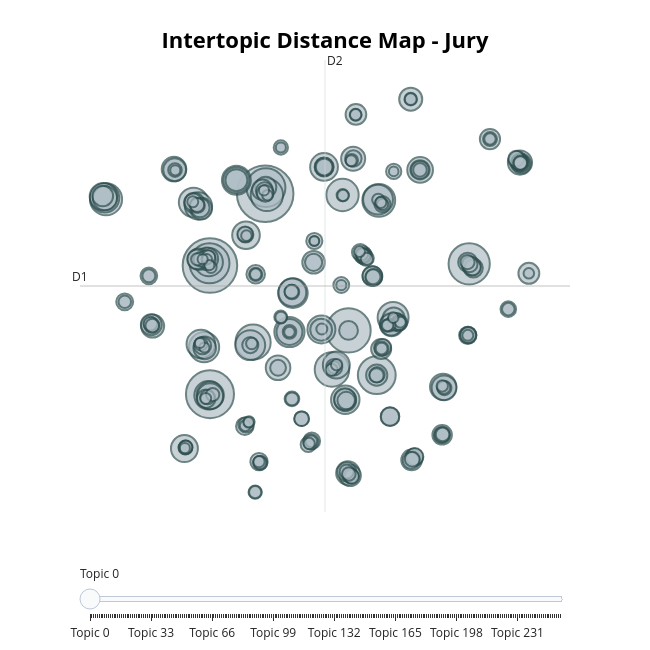

Notebook cell for this chart:
### Code cell
#For Juries
get_top_topics(model_jury,3)
visualize_topics(model_jury, None, None,False,"<b>Intertopic Distance Map - Jury</b>",650,650)

### Figure 1 — Plotly figure (JSON) as saved in the notebook; plotly's stock layout.template omitted (floating-point values rounded to 4 significant figures; data arrays with more than 128 entries replaced by an {"elided": "..."} marker saying what was removed)
{"data": [{"customdata": {"elided": "255x3 mixed values"}, "hovertemplate": "<b>Topic %{customdata[0]}</b><br>%{customdata[1]}<br>Size: %{customdata[2]}", "legendgroup": "", "marker": {"color": "#B0BEC5", "line": {"color": "DarkSlateGrey", "width": 2}, "size": {"elided": "255 int values"}, "sizemode": "area", "sizeref": 0.215, "symbol": "circle"}, "mode": "markers", "name": "", "orientation": "v", "showlegend": false, "type": "scatter", "x": {"elided": "255 float values"}, "xaxis": "x", "y": {"elided": "255 float values"}, "yaxis": "y"}], "layout": {"annotations": [{"showarrow": false, "text": "D1", "x": -13.05, "y": 5.442, "yshift": 10}, {"showarrow": false, "text": "D2", "x": 5.271, "xshift": 10, "y": 22.02}], "height": 650, "hoverlabel": {"bgcolor": "white", "font": {"family": "Rockwell", "size": 16}}, "legend": {"itemsizing": "constant", "tracegroupgap": 0}, "margin": {"t": 60}, "shapes": [{"line": {"color": "#CFD8DC", "width": 2}, "type": "line", "x0": 5.271, "x1": 5.271, "y0": -11.13, "y1": 22.02}, {"line": {"color": "#9E9E9E", "width": 2}, "type": "line", "x0": -13.05, "x1": 23.59, "y0": 5.442, "y1": 5.442}], "sliders": [{"active": 0, "pad": {"t": 50}, "steps": [{"args": [{"marker.color": {"elided": "1x255 str values"}}], "label": "Topic 0", "method": "update"}, {"args": [{"marker.color": {"elided": "1x255 str values"}}], "label": "Topic 1", "method": "update"}, {"args": [{"marker.color": {"elided": "1x255 str values"}}], "label": "Topic 2", "method": "update"}, {"args": [{"marker.color": {"elided": "1x255 str values"}}], "label": "Topic 3", "method": "update"}, {"args": [{"marker.color": {"elided": "1x255 str values"}}], "label": "Topic 4", "method": "update"}, {"args": [{"marker.color": {"elided": "1x255 str values"}}], "label": "Topic 5", "method": "update"}, {"args": [{"marker.color": {"elided": "1x255 str values"}}], "label": "Topic 6", "method": "update"}, {"args": [{"marker.color": {"elided": "1x255 str values"}}], "label": "Topic 7", "method": "update"}, {"args": [{"marker.color": {"elided": "1x255 str values"}}], "label": "Topic 8", "method": "update"}, {"args": [{"marker.color": {"elided": "1x255 str values"}}], "label": "Topic 9", "method": "update"}, {"args": [{"marker.color": {"elided": "1x255 str values"}}], "label": "Topic 10", "method": "update"}, {"args": [{"marker.color": {"elided": "1x255 str values"}}], "label": "Topic 11", "method": "update"}, {"args": [{"marker.color": {"elided": "1x255 str values"}}], "label": "Topic 12", "method": "update"}, {"args": [{"marker.color": {"elided": "1x255 str values"}}], "label": "Topic 13", "method": "update"}, {"args": [{"marker.color": {"elided": "1x255 str values"}}], "label": "Topic 14", "method": "update"}, {"args": [{"marker.color": {"elided": "1x255 str values"}}], "label": "Topic 15", "method": "update"}, {"args": [{"marker.color": {"elided": "1x255 str values"}}], "label": "Topic 16", "method": "update"}, {"args": [{"marker.color": {"elided": "1x255 str values"}}], "label": "Topic 17", "method": "update"}, {"args": [{"marker.color": {"elided": "1x255 str values"}}], "label": "Topic 18", "method": "update"}, {"args": [{"marker.color": {"elided": "1x255 str values"}}], "label": "Topic 19", "method": "update"}, {"args": [{"marker.color": {"elided": "1x255 str values"}}], "label": "Topic 20", "method": "update"}, {"args": [{"marker.color": {"elided": "1x255 str values"}}], "label": "Topic 21", "method": "update"}, {"args": [{"marker.color": {"elided": "1x255 str values"}}], "label": "Topic 22", "method": "update"}, {"args": [{"marker.color": {"elided": "1x255 str values"}}], "label": "Topic 23", "method": "update"}, {"args": [{"marker.color": {"elided": "1x255 str values"}}], "label": "Topic 24", "method": "update"}, {"args": [{"marker.color": {"elided": "1x255 str values"}}], "label": "Topic 25", "method": "update"}, {"args": [{"marker.color": {"elided": "1x255 str values"}}], "label": "Topic 26", "method": "update"}, {"args": [{"marker.color": {"elided": "1x255 str values"}}], "label": "Topic 27", "method": "update"}, {"args": [{"marker.color": {"elided": "1x255 str values"}}], "label": "Topic 28", "method": "update"}, {"args": [{"marker.color": {"elided": "1x255 str values"}}], "label": "Topic 29", "method": "update"}, {"args": [{"marker.color": {"elided": "1x255 str values"}}], "label": "Topic 30", "method": "update"}, {"args": [{"marker.color": {"elided": "1x255 str values"}}], "label": "Topic 31", "method": "update"}, {"args": [{"marker.color": {"elided": "1x255 str values"}}], "label": "Topic 32", "method": "update"}, {"args": [{"marker.color": {"elided": "1x255 str values"}}], "label": "Topic 33", "method": "update"}, {"args": [{"marker.color": {"elided": "1x255 str values"}}], "label": "Topic 34", "method": "update"}, {"args": [{"marker.color": {"elided": "1x255 str values"}}], "label": "Topic 35", "method": "update"}, {"args": [{"marker.color": {"elided": "1x255 str values"}}], "label": "Topic 36", "method": "update"}, {"args": [{"marker.color": {"elided": "1x255 str values"}}], "label": "Topic 37", "method": "update"}, {"args": [{"marker.color": {"elided": "1x255 str values"}}], "label": "Topic 38", "method": "update"}, {"args": [{"marker.color": {"elided": "1x255 str values"}}], "label": "Topic 39", "method": "update"}, {"args": [{"marker.color": {"elided": "1x255 str values"}}], "label": "Topic 40", "method": "update"}, {"args": [{"marker.color": {"elided": "1x255 str values"}}], "label": "Topic 41", "method": "update"}, {"args": [{"marker.color": {"elided": "1x255 str values"}}], "label": "Topic 42", "method": "update"}, {"args": [{"marker.color": {"elided": "1x255 str values"}}], "label": "Topic 43", "method": "update"}, {"args": [{"marker.color": {"elided": "1x255 str values"}}], "label": "Topic 44", "method": "update"}, {"args": [{"marker.color": {"elided": "1x255 str values"}}], "label": "Topic 45", "method": "update"}, {"args": [{"marker.color": {"elided": "1x255 str values"}}], "label": "Topic 46", "method": "update"}, {"args": [{"marker.color": {"elided": "1x255 str values"}}], "label": "Topic 47", "method": "update"}, {"args": [{"marker.color": {"elided": "1x255 str values"}}], "label": "Topic 48", "method": "update"}, {"args": [{"marker.color": {"elided": "1x255 str values"}}], "label": "Topic 49", "method": "update"}, {"args": [{"marker.color": {"elided": "1x255 str values"}}], "label": "Topic 50", "method": "update"}, {"args": [{"marker.color": {"elided": "1x255 str values"}}], "label": "Topic 51", "method": "update"}, {"args": [{"marker.color": {"elided": "1x255 str values"}}], "label": "Topic 52", "method": "update"}, {"args": [{"marker.color": {"elided": "1x255 str values"}}], "label": "Topic 53", "method": "update"}, {"args": [{"marker.color": {"elided": "1x255 str values"}}], "label": "Topic 54", "method": "update"}, {"args": [{"marker.color": {"elided": "1x255 str values"}}], "label": "Topic 55", "method": "update"}, {"args": [{"marker.color": {"elided": "1x255 str values"}}], "label": "Topic 56", "method": "update"}, {"args": [{"marker.color": {"elided": "1x255 str values"}}], "label": "Topic 57", "method": "update"}, {"args": [{"marker.color": {"elided": "1x255 str values"}}], "label": "Topic 58", "method": "update"}, {"args": [{"marker.color": {"elided": "1x255 str values"}}], "label": "Topic 59", "method": "update"}, {"args": [{"marker.color": {"elided": "1x255 str values"}}], "label": "Topic 60", "method": "update"}, {"args": [{"marker.color": {"elided": "1x255 str values"}}], "label": "Topic 61", "method": "update"}, {"args": [{"marker.color": {"elided": "1x255 str values"}}], "label": "Topic 62", "method": "update"}, {"args": [{"marker.color": {"elided": "1x255 str values"}}], "label": "Topic 63", "method": "update"}, {"args": [{"marker.color": {"elided": "1x255 str values"}}], "label": "Topic 64", "method": "update"}, {"args": [{"marker.color": {"elided": "1x255 str values"}}], "label": "Topic 65", "method": "update"}, {"args": [{"marker.color": {"elided": "1x255 str values"}}], "label": "Topic 66", "method": "update"}, {"args": [{"marker.color": {"elided": "1x255 str values"}}], "label": "Topic 67", "method": "update"}, {"args": [{"marker.color": {"elided": "1x255 str values"}}], "label": "Topic 68", "method": "update"}, {"args": [{"marker.color": {"elided": "1x255 str values"}}], "label": "Topic 69", "method": "update"}, {"args": [{"marker.color": {"elided": "1x255 str values"}}], "label": "Topic 70", "method": "update"}, {"args": [{"marker.color": {"elided": "1x255 str values"}}], "label": "Topic 71", "method": "update"}, {"args": [{"marker.color": {"elided": "1x255 str values"}}], "label": "Topic 72", "method": "update"}, {"args": [{"marker.color": {"elided": "1x255 str values"}}], "label": "Topic 73", "method": "update"}, {"args": [{"marker.color": {"elided": "1x255 str values"}}], "label": "Topic 74", "method": "update"}, {"args": [{"marker.color": {"elided": "1x255 str values"}}], "label": "Topic 75", "method": "update"}, {"args": [{"marker.color": {"elided": "1x255 str values"}}], "label": "Topic 76", "method": "update"}, {"args": [{"marker.color": {"elided": "1x255 str values"}}], "label": "Topic 77", "method": "update"}, {"args": [{"marker.color": {"elided": "1x255 str values"}}], "label": "Topic 78", "method": "update"}, {"args": [{"marker.color": {"elided": "1x255 str values"}}], "label": "Topic 79", "method": "update"}, {"args": [{"marker.color": {"elided": "1x255 str values"}}], "label": "Topic 80", "method": "update"}, {"args": [{"marker.color": {"elided": "1x255 str values"}}], "label": "Topic 81", "method": "update"}, {"args": [{"marker.color": {"elided": "1x255 str values"}}], "label": "Topic 82", "method": "update"}, {"args": [{"marker.color": {"elided": "1x255 str values"}}], "label": "Topic 83", "method": "update"}, {"args": [{"marker.color": {"elided": "1x255 str values"}}], "label": "Topic 84", "method": "update"}, {"args": [{"marker.color": {"elided": "1x255 str values"}}], "label": "Topic 85", "method": "update"}, {"args": [{"marker.color": {"elided": "1x255 str values"}}], "label": "Topic 86", "method": "update"}, {"args": [{"marker.color": {"elided": "1x255 str values"}}], "label": "Topic 87", "method": "update"}, {"args": [{"marker.color": {"elided": "1x255 str values"}}], "label": "Topic 88", "method": "update"}, {"args": [{"marker.color": {"elided": "1x255 str values"}}], "label": "Topic 89", "method": "update"}, {"args": [{"marker.color": {"elided": "1x255 str values"}}], "label": "Topic 90", "method": "update"}, {"args": [{"marker.color": {"elided": "1x255 str values"}}], "label": "Topic 91", "method": "update"}, {"args": [{"marker.color": {"elided": "1x255 str values"}}], "label": "Topic 92", "method": "update"}, {"args": [{"marker.color": {"elided": "1x255 str values"}}], "label": "Topic 93", "method": "update"}, {"args": [{"marker.color": {"elided": "1x255 str values"}}], "label": "Topic 94", "method": "update"}, {"args": [{"marker.color": {"elided": "1x255 str values"}}], "label": "Topic 95", "method": "update"}, {"args": [{"marker.color": {"elided": "1x255 str values"}}], "label": "Topic 96", "method": "update"}, {"args": [{"marker.color": {"elided": "1x255 str values"}}], "label": "Topic 97", "method": "update"}, {"args": [{"marker.color": {"elided": "1x255 str values"}}], "label": "Topic 98", "method": "update"}, {"args": [{"marker.color": {"elided": "1x255 str values"}}], "label": "Topic 99", "method": "update"}, {"args": [{"marker.color": {"elided": "1x255 str values"}}], "label": "Topic 100", "method": "update"}, {"args": [{"marker.color": {"elided": "1x255 str values"}}], "label": "Topic 101", "method": "update"}, {"args": [{"marker.color": {"elided": "1x255 str values"}}], "label": "Topic 102", "method": "update"}, {"args": [{"marker.color": {"elided": "1x255 str values"}}], "label": "Topic 103", "method": "update"}, {"args": [{"marker.color": {"elided": "1x255 str values"}}], "label": "Topic 104", "method": "update"}, {"args": [{"marker.color": {"elided": "1x255 str values"}}], "label": "Topic 105", "method": "update"}, {"args": [{"marker.color": {"elided": "1x255 str values"}}], "label": "Topic 106", "method": "update"}, {"args": [{"marker.color": {"elided": "1x255 str values"}}], "label": "Topic 107", "method": "update"}, {"args": [{"marker.color": {"elided": "1x255 str values"}}], "label": "Topic 108", "method": "update"}, {"args": [{"marker.color": {"elided": "1x255 str values"}}], "label": "Topic 109", "method": "update"}, {"args": [{"marker.color": {"elided": "1x255 str values"}}], "label": "Topic 110", "method": "update"}, {"args": [{"marker.color": {"elided": "1x255 str values"}}], "label": "Topic 111", "method": "update"}, {"args": [{"marker.color": {"elided": "1x255 str values"}}], "label": "Topic 112", "method": "update"}, {"args": [{"marker.color": {"elided": "1x255 str values"}}], "label": "Topic 113", "method": "update"}, {"args": [{"marker.color": {"elided": "1x255 str values"}}], "label": "Topic 114", "method": "update"}, {"args": [{"marker.color": {"elided": "1x255 str values"}}], "label": "Topic 115", "method": "update"}, {"args": [{"marker.color": {"elided": "1x255 str values"}}], "label": "Topic 116", "method": "update"}, {"args": [{"marker.color": {"elided": "1x255 str values"}}], "label": "Topic 117", "method": "update"}, {"args": [{"marker.color": {"elided": "1x255 str values"}}], "label": "Topic 118", "method": "update"}, {"args": [{"marker.color": {"elided": "1x255 str values"}}], "label": "Topic 119", "method": "update"}, {"args": [{"marker.color": {"elided": "1x255 str values"}}], "label": "Topic 120", "method": "update"}, {"args": [{"marker.color": {"elided": "1x255 str values"}}], "label": "Topic 121", "method": "update"}, {"args": [{"marker.color": {"elided": "1x255 str values"}}], "label": "Topic 122", "method": "update"}, {"args": [{"marker.color": {"elided": "1x255 str values"}}], "label": "Topic 123", "method": "update"}, {"args": [{"marker.color": {"elided": "1x255 str values"}}], "label": "Topic 124", "method": "update"}, {"args": [{"marker.color": {"elided": "1x255 str values"}}], "label": "Topic 125", "method": "update"}, {"args": [{"marker.color": {"elided": "1x255 str values"}}], "label": "Topic 126", "method": "update"}, {"args": [{"marker.color": {"elided": "1x255 str values"}}], "label": "Topic 127", "method": "update"}, {"args": [{"marker.color": {"elided": "1x255 str values"}}], "label": "Topic 128", "method": "update"}, {"args": [{"marker.color": {"elided": "1x255 str values"}}], "label": "Topic 129", "method": "update"}, {"args": [{"marker.color": {"elided": "1x255 str values"}}], "label": "Topic 130", "method": "update"}, {"args": [{"marker.color": {"elided": "1x255 str values"}}], "label": "Topic 131", "method": "update"}, {"args": [{"marker.color": {"elided": "1x255 str values"}}], "label": "Topic 132", "method": "update"}, {"args": [{"marker.color": {"elided": "1x255 str values"}}], "label": "Topic 133", "method": "update"}, {"args": [{"marker.color": {"elided": "1x255 str values"}}], "label": "Topic 134", "method": "update"}, {"args": [{"marker.color": {"elided": "1x255 str values"}}], "label": "Topic 135", "method": "update"}, {"args": [{"marker.color": {"elided": "1x255 str values"}}], "label": "Topic 136", "method": "update"}, {"args": [{"marker.color": {"elided": "1x255 str values"}}], "label": "Topic 137", "method": "update"}, {"args": [{"marker.color": {"elided": "1x255 str values"}}], "label": "Topic 138", "method": "update"}, {"args": [{"marker.color": {"elided": "1x255 str values"}}], "label": "Topic 139", "method": "update"}, {"args": [{"marker.color": {"elided": "1x255 str values"}}], "label": "Topic 140", "method": "update"}, {"args": [{"marker.color": {"elided": "1x255 str values"}}], "label": "Topic 141", "method": "update"}, {"args": [{"marker.color": {"elided": "1x255 str values"}}], "label": "Topic 142", "method": "update"}, {"args": [{"marker.color": {"elided": "1x255 str values"}}], "label": "Topic 143", "method": "update"}, {"args": [{"marker.color": {"elided": "1x255 str values"}}], "label": "Topic 144", "method": "update"}, {"args": [{"marker.color": {"elided": "1x255 str values"}}], "label": "Topic 145", "method": "update"}, {"args": [{"marker.color": {"elided": "1x255 str values"}}], "label": "Topic 146", "method": "update"}, {"args": [{"marker.color": {"elided": "1x255 str values"}}], "label": "Topic 147", "method": "update"}, {"args": [{"marker.color": {"elided": "1x255 str values"}}], "label": "Topic 148", "method": "update"}, {"args": [{"marker.color": {"elided": "1x255 str values"}}], "label": "Topic 149", "method": "update"}, {"args": [{"marker.color": {"elided": "1x255 str values"}}], "label": "Topic 150", "method": "update"}, {"args": [{"marker.color": {"elided": "1x255 str values"}}], "label": "Topic 151", "method": "update"}, {"args": [{"marker.color": {"elided": "1x255 str values"}}], "label": "Topic 152", "method": "update"}, {"args": [{"marker.color": {"elided": "1x255 str values"}}], "label": "Topic 153", "method": "update"}, {"args": [{"marker.color": {"elided": "1x255 str values"}}], "label": "Topic 154", "method": "update"}, {"args": [{"marker.color": {"elided": "1x255 str values"}}], "label": "Topic 155", "method": "update"}, {"args": [{"marker.color": {"elided": "1x255 str values"}}], "label": "Topic 156", "method": "update"}, {"args": [{"marker.color": {"elided": "1x255 str values"}}], "label": "Topic 157", "method": "update"}, {"args": [{"marker.color": {"elided": "1x255 str values"}}], "label": "Topic 158", "method": "update"}, {"args": [{"marker.color": {"elided": "1x255 str values"}}], "label": "Topic 159", "method": "update"}, {"args": [{"marker.color": {"elided": "1x255 str values"}}], "label": "Topic 160", "method": "update"}, {"args": [{"marker.color": {"elided": "1x255 str values"}}], "label": "Topic 161", "method": "update"}, {"args": [{"marker.color": {"elided": "1x255 str values"}}], "label": "Topic 162", "method": "update"}, {"args": [{"marker.color": {"elided": "1x255 str values"}}], "label": "Topic 163", "method": "update"}, {"args": [{"marker.color": {"elided": "1x255 str values"}}], "label": "Topic 164", "method": "update"}, {"args": [{"marker.color": {"elided": "1x255 str values"}}], "label": "Topic 165", "method": "update"}, {"args": [{"marker.color": {"elided": "1x255 str values"}}], "label": "Topic 166", "method": "update"}, {"args": [{"marker.color": {"elided": "1x255 str values"}}], "label": "Topic 167", "method": "update"}, {"args": [{"marker.color": {"elided": "1x255 str values"}}], "label": "Topic 168", "method": "update"}, {"args": [{"marker.color": {"elided": "1x255 str values"}}], "label": "Topic 169", "method": "update"}, {"args": [{"marker.color": {"elided": "1x255 str values"}}], "label": "Topic 170", "method": "update"}, {"args": [{"marker.color": {"elided": "1x255 str values"}}], "label": "Topic 171", "method": "update"}, {"args": [{"marker.color": {"elided": "1x255 str values"}}], "label": "Topic 172", "method": "update"}, {"args": [{"marker.color": {"elided": "1x255 str values"}}], "label": "Topic 173", "method": "update"}, {"args": [{"marker.color": {"elided": "1x255 str values"}}], "label": "Topic 174", "method": "update"}, {"args": [{"marker.color": {"elided": "1x255 str values"}}], "label": "Topic 175", "method": "update"}, {"args": [{"marker.color": {"elided": "1x255 str values"}}], "label": "Topic 176", "method": "update"}, {"args": [{"marker.color": {"elided": "1x255 str values"}}], "label": "Topic 177", "method": "update"}, {"args": [{"marker.color": {"elided": "1x255 str values"}}], "label": "Topic 178", "method": "update"}, {"args": [{"marker.color": {"elided": "1x255 str values"}}], "label": "Topic 179", "method": "update"}, {"args": [{"marker.color": {"elided": "1x255 str values"}}], "label": "Topic 180", "method": "update"}, {"args": [{"marker.color": {"elided": "1x255 str values"}}], "label": "Topic 181", "method": "update"}, {"args": [{"marker.color": {"elided": "1x255 str values"}}], "label": "Topic 182", "method": "update"}, {"args": [{"marker.color": {"elided": "1x255 str values"}}], "label": "Topic 183", "method": "update"}, {"args": [{"marker.color": {"elided": "1x255 str values"}}], "label": "Topic 184", "method": "update"}, {"args": [{"marker.color": {"elided": "1x255 str values"}}], "label": "Topic 185", "method": "update"}, {"args": [{"marker.color": {"elided": "1x255 str values"}}], "label": "Topic 186", "method": "update"}, {"args": [{"marker.color": {"elided": "1x255 str values"}}], "label": "Topic 187", "method": "update"}, {"args": [{"marker.color": {"elided": "1x255 str values"}}], "label": "Topic 188", "method": "update"}, {"args": [{"marker.color": {"elided": "1x255 str values"}}], "label": "Topic 189", "method": "update"}, {"args": [{"marker.color": {"elided": "1x255 str values"}}], "label": "Topic 190", "method": "update"}, {"args": [{"marker.color": {"elided": "1x255 str values"}}], "label": "Topic 191", "method": "update"}, {"args": [{"marker.color": {"elided": "1x255 str values"}}], "label": "Topic 192", "method": "update"}, {"args": [{"marker.color": {"elided": "1x255 str values"}}], "label": "Topic 193", "method": "update"}, {"args": [{"marker.color": {"elided": "1x255 str values"}}], "label": "Topic 194", "method": "update"}, {"args": [{"marker.color": {"elided": "1x255 str values"}}], "label": "Topic 195", "method": "update"}, {"args": [{"marker.color": {"elided": "1x255 str values"}}], "label": "Topic 196", "method": "update"}, {"args": [{"marker.color": {"elided": "1x255 str values"}}], "label": "Topic 197", "method": "update"}, {"args": [{"marker.color": {"elided": "1x255 str values"}}], "label": "Topic 198", "method": "update"}, {"args": [{"marker.color": {"elided": "1x255 str values"}}], "label": "Topic 199", "method": "update"}, {"args": [{"marker.color": {"elided": "1x255 str values"}}], "label": "Topic 200", "method": "update"}, {"args": [{"marker.color": {"elided": "1x255 str values"}}], "label": "Topic 201", "method": "update"}, {"args": [{"marker.color": {"elided": "1x255 str values"}}], "label": "Topic 202", "method": "update"}, {"args": [{"marker.color": {"elided": "1x255 str values"}}], "label": "Topic 203", "method": "update"}, {"args": [{"marker.color": {"elided": "1x255 str values"}}], "label": "Topic 204", "method": "update"}, {"args": [{"marker.color": {"elided": "1x255 str values"}}], "label": "Topic 205", "method": "update"}, {"args": [{"marker.color": {"elided": "1x255 str values"}}], "label": "Topic 206", "method": "update"}, {"args": [{"marker.color": {"elided": "1x255 str values"}}], "label": "Topic 207", "method": "update"}, {"args": [{"marker.color": {"elided": "1x255 str values"}}], "label": "Topic 208", "method": "update"}, {"args": [{"marker.color": {"elided": "1x255 str values"}}], "label": "Topic 209", "method": "update"}, {"args": [{"marker.color": {"elided": "1x255 str values"}}], "label": "Topic 210", "method": "update"}, {"args": [{"marker.color": {"elided": "1x255 str values"}}], "label": "Topic 211", "method": "update"}, {"args": [{"marker.color": {"elided": "1x255 str values"}}], "label": "Topic 212", "method": "update"}, {"args": [{"marker.color": {"elided": "1x255 str values"}}], "label": "Topic 213", "method": "update"}, {"args": [{"marker.color": {"elided": "1x255 str values"}}], "label": "Topic 214", "method": "update"}, {"args": [{"marker.color": {"elided": "1x255 str values"}}], "label": "Topic 215", "method": "update"}, {"args": [{"marker.color": {"elided": "1x255 str values"}}], "label": "Topic 216", "method": "update"}, {"args": [{"marker.color": {"elided": "1x255 str values"}}], "label": "Topic 217", "method": "update"}, {"args": [{"marker.color": {"elided": "1x255 str values"}}], "label": "Topic 218", "method": "update"}, {"args": [{"marker.color": {"elided": "1x255 str values"}}], "label": "Topic 219", "method": "update"}, {"args": [{"marker.color": {"elided": "1x255 str values"}}], "label": "Topic 220", "method": "update"}, {"args": [{"marker.color": {"elided": "1x255 str values"}}], "label": "Topic 221", "method": "update"}, {"args": [{"marker.color": {"elided": "1x255 str values"}}], "label": "Topic 222", "method": "update"}, {"args": [{"marker.color": {"elided": "1x255 str values"}}], "label": "Topic 223", "method": "update"}, {"args": [{"marker.color": {"elided": "1x255 str values"}}], "label": "Topic 224", "method": "update"}, {"args": [{"marker.color": {"elided": "1x255 str values"}}], "label": "Topic 225", "method": "update"}, {"args": [{"marker.color": {"elided": "1x255 str values"}}], "label": "Topic 226", "method": "update"}, {"args": [{"marker.color": {"elided": "1x255 str values"}}], "label": "Topic 227", "method": "update"}, {"args": [{"marker.color": {"elided": "1x255 str values"}}], "label": "Topic 228", "method": "update"}, {"args": [{"marker.color": {"elided": "1x255 str values"}}], "label": "Topic 229", "method": "update"}, {"args": [{"marker.color": {"elided": "1x255 str values"}}], "label": "Topic 230", "method": "update"}, {"args": [{"marker.color": {"elided": "1x255 str values"}}], "label": "Topic 231", "method": "update"}, {"args": [{"marker.color": {"elided": "1x255 str values"}}], "label": "Topic 232", "method": "update"}, {"args": [{"marker.color": {"elided": "1x255 str values"}}], "label": "Topic 233", "method": "update"}, {"args": [{"marker.color": {"elided": "1x255 str values"}}], "label": "Topic 234", "method": "update"}, {"args": [{"marker.color": {"elided": "1x255 str values"}}], "label": "Topic 235", "method": "update"}, {"args": [{"marker.color": {"elided": "1x255 str values"}}], "label": "Topic 236", "method": "update"}, {"args": [{"marker.color": {"elided": "1x255 str values"}}], "label": "Topic 237", "method": "update"}, {"args": [{"marker.color": {"elided": "1x255 str values"}}], "label": "Topic 238", "method": "update"}, {"args": [{"marker.color": {"elided": "1x255 str values"}}], "label": "Topic 239", "method": "update"}, {"args": [{"marker.color": {"elided": "1x255 str values"}}], "label": "Topic 240", "method": "update"}, {"args": [{"marker.color": {"elided": "1x255 str values"}}], "label": "Topic 241", "method": "update"}, {"args": [{"marker.color": {"elided": "1x255 str values"}}], "label": "Topic 242", "method": "update"}, {"args": [{"marker.color": {"elided": "1x255 str values"}}], "label": "Topic 243", "method": "update"}, {"args": [{"marker.color": {"elided": "1x255 str values"}}], "label": "Topic 244", "method": "update"}, {"args": [{"marker.color": {"elided": "1x255 str values"}}], "label": "Topic 245", "method": "update"}, {"args": [{"marker.color": {"elided": "1x255 str values"}}], "label": "Topic 246", "method": "update"}, {"args": [{"marker.color": {"elided": "1x255 str values"}}], "label": "Topic 247", "method": "update"}, {"args": [{"marker.color": {"elided": "1x255 str values"}}], "label": "Topic 248", "method": "update"}, {"args": [{"marker.color": {"elided": "1x255 str values"}}], "label": "Topic 249", "method": "update"}, {"args": [{"marker.color": {"elided": "1x255 str values"}}], "label": "Topic 250", "method": "update"}, {"args": [{"marker.color": {"elided": "1x255 str values"}}], "label": "Topic 251", "method": "update"}, {"args": [{"marker.color": {"elided": "1x255 str values"}}], "label": "Topic 252", "method": "update"}, {"args": [{"marker.color": {"elided": "1x255 str values"}}], "label": "Topic 253", "method": "update"}, {"args": [{"marker.color": {"elided": "1x255 str values"}}], "label": "Topic 254", "method": "update"}]}], "title": {"font": {"color": "Black", "size": 22}, "text": "<b>Intertopic Distance Map - Jury</b>", "x": 0.5, "xanchor": "center", "y": 0.95, "yanchor": "top"}, "width": 650, "xaxis": {"anchor": "y", "domain": [0, 1], "range": [-13.05, 23.59], "title": {"text": ""}, "visible": false}, "yaxis": {"anchor": "x", "domain": [0, 1], "range": [-11.13, 22.02], "title": {"text": ""}, "visible": false}}}
